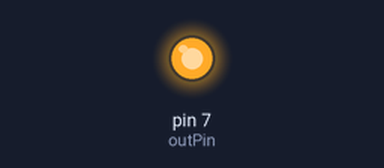
The sketch below on a simulated Arduino Uno, built with avr-gcc and run on an emulated ATmega328P. Shown: output pins drawn as LEDs (lit = HIGH).

Above: at 1.5 s.
At 4.5 s:
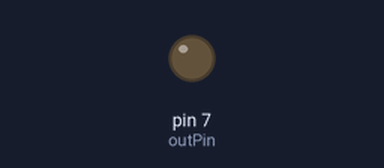
Timing chart, 0 to 7.8 s (numbered marks = the images above):
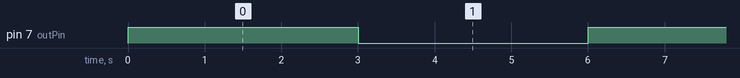

The sketch:

1110a.ino
```cpp
int outPin = 7;
int delayTime = 3000;

void setup()
{
        pinMode(outPin,OUTPUT);
}

void loop()
{
        digitalWrite(outPin,HIGH);
        delay(delayTime);
        digitalWrite(outPin,LOW);
        delay(delayTime);
}
```

Measured:
- by itself, pin 7 (outPin): alternates HIGH for 3.0 s and LOW for 3.0 s
